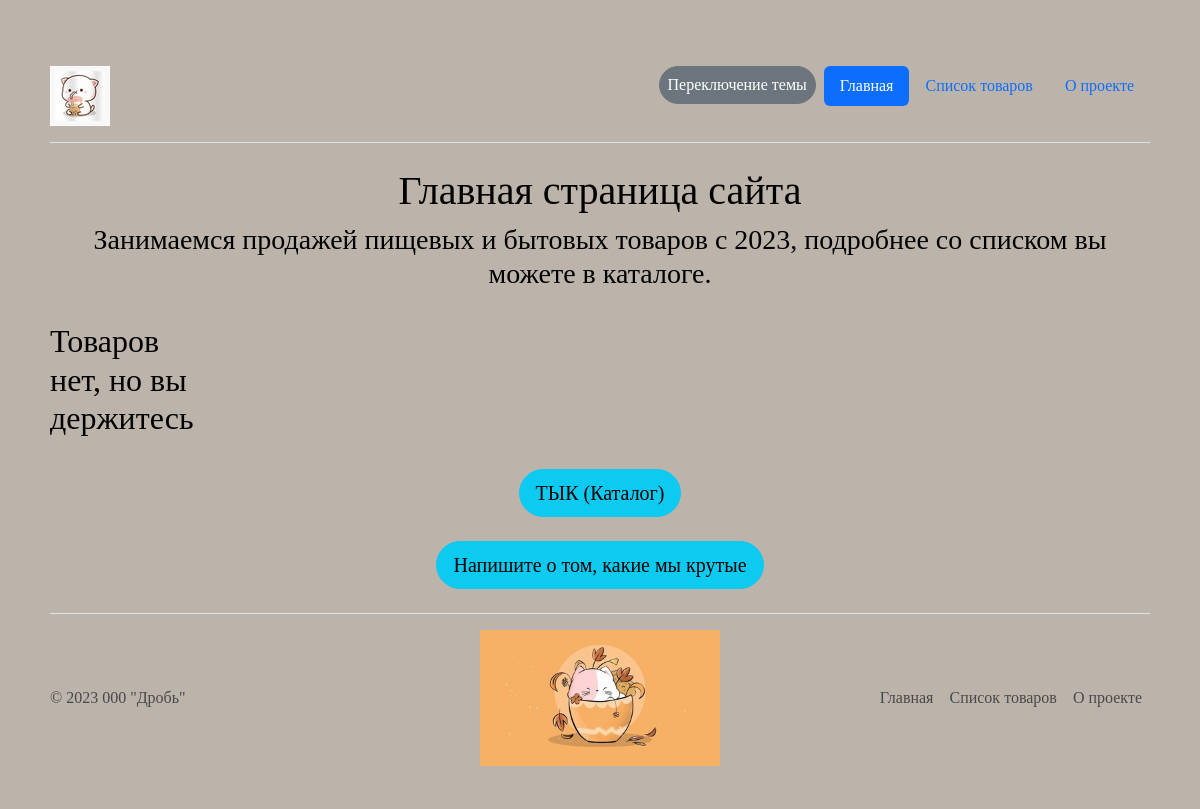
The app's page /, older data.
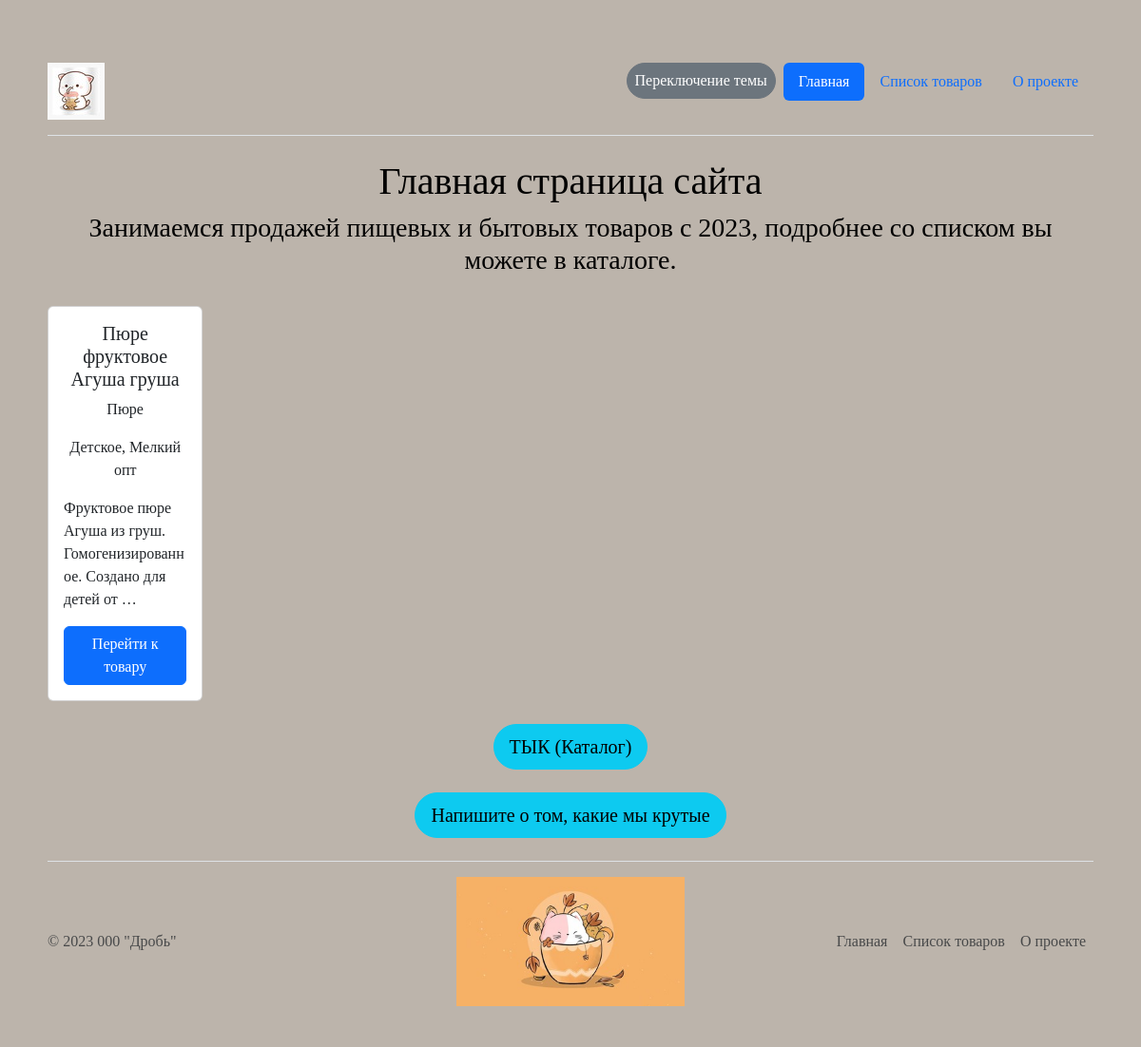
The same page, newer data.
### catalog/models.py (models this page shows, shortened)
class Item(AbstractCatalogModel):
    objects = ItemManager()
    class Meta:
        verbose_name = "товар"
        verbose_name_plural = "товары"
    text = RichTextUploadingField(
        "текст",
        help_text="Опишите товар",
        default="",
        validators=[ValidateMustContain("превосходно", "роскошно")],
    )
    category = models.ForeignKey(
        Category,
        on_delete=models.CASCADE,
        default="",
        verbose_name="категория",
        help_text="Выберите категорию",
        related_name="category",
    )
    tags = models.ManyToManyField(
        Tag,
        default="",
        verbose_name="теги",
        help_text="Добавьте теги. P.S.:",
        related_name="tags",
    )
    is_on_main = models.BooleanField(
        "на главной странице",
        help_text="Показ товара на главной странице",
        default=False,
    )

class Category(AbstractCatalogModel):
    class Meta:
        verbose_name = "категория"
        verbose_name_plural = "категории"
    slug = models.CharField(
        "слаг",
        help_text="Укажите слаг товара",
        unique=True,
        max_length=200,
        validators=[
            django.core.validators.RegexValidator("^[-_A-Za-z0-9\\s]+$"),
        ],
    )
    weight = models.IntegerField(
        "вес",
        help_text="Укажите вес товара",
        default=100,
        validators=[
            django.core.validators.MinValueValidator(1),
            django.core.validators.MaxValueValidator(32767),
        ],
    )

class Tag(AbstractCatalogModel):
    class Meta:
        verbose_name = "тег"
        verbose_name_plural = "теги"
    def __str__(self):
        return self.name
    slug = models.CharField(
        "слаг",
        help_text="Укажите слаг товара",
        unique=True,
        max_length=200,
        validators=[
            django.core.validators.RegexValidator("^[-_A-Za-z0-9\\s]+$"),
        ],
    )

### homepage/views.py (the view)
# urls.py: path("", views.home, name="home"),
def home(request):
    data = Item.objects.main_page()
    return render(request, "homepage/main.html", context={"items": data})

### catalog/models.py (called while the page is built)
    def main_page(self):
        return (
            self.get_queryset()
            .filter(is_published=True, is_on_main=True)
            .select_related("category")
            .filter(category__is_published=True)
            .order_by("name")
            .prefetch_related(
                models.Prefetch(
                    "tags",
                    queryset=Tag.objects.filter(is_published=True).only(
                        "name",
                    ),
                ),
            )
            .only("name", "text", "category__name")
        )

### templates/homepage/main.html (shortened to what this page needs)
<!DOCTYPE html>
{% extends "base.html" %}
{% block content %}
{% load static %}
  <h1 align="center">Главная страница сайта</h1>
  <div align="center">
    <h3>Занимаемся продажей пищевых и бытовых товаров с 2023, подробнее со списком вы можете в каталоге.</h3>
  </div>
  <br>
  <div class="row  row-cols-1 row-cols-md-2 row-cols-lg-4 row-cols-xl-6 g-4">
    {% for item in items %}
      {% include "includes/item_card.html" %}
    {% empty %}
      <h2>Товаров нет, но вы держитесь</h2>
    {% endfor %}
  </div>
  <br>
  <div align="center">
    <div>
      <a href="{% url 'catalog:item_list' %}">
        <button class="btn btn-lg btn-info rounded-pill px-3" type="button">ТЫК (Каталог)</button>
      </a>
    </div>
    <br>
    <div>
      <a href="{% url 'feedback:feedback' %}">
        <button class="btn btn-lg btn-info rounded-pill px-3" type="button">Напишите о том, какие мы крутые</button>
      </a>
    </div>
  </div>
{% endblock %}

### templates/base.html (shortened to what this page needs)
{% load static %}
<!DOCTYPE html>
<html lang="ru">
  <head>
    <link rel="stylesheet" href="{% static 'css/bootstrap.min.css' %}">
    <link rel="stylesheet" href="{% static 'css/base.css' %}">
  </head>
  <body>
    {% include "includes/header.html" %}
    <main>
      {% block content %} {% endblock %}
    </main>
  {% include "includes/footer.html" %}
  </body>
</html>

### templates/includes/header.html (shortened to what this page needs)
<!DOCTYPE html>
{% load static %}
{% load i18n %}
<header class="d-flex flex-wrap justify-content-center py-3 mb-4 border-bottom">
  <a href="/" class="d-flex align-items-center mb-3 mb-md-0 me-md-auto link-body-emphasis text-decoration-none">
    <img src="{%  static 'img/cat-boba-tea.jpg' %}" width="60" alt="Картинка кота, пьющего чай боба">
  </a>
  <div align="left">
    <button class="btn btn-secondary rounded-pill px-2" type="button" onclick="ToggleTheme()">Переключение темы</button>
  </div>
  {% with request.resolver_match.view_name as view_name %}
    <ul class="nav nav-pills">
      <li class="nav-item"><a href="{% url 'homepage:home' %}" class="nav-link {% if view_name == 'homepage:home' %}active{% endif %}">{% trans "Главная" %}</a></li>
      <li class="nav-item"><a href="{% url 'catalog:item_list' %}" class="nav-link {% if view_name == 'catalog:item_list' %}active{% endif %}">{% trans "Список товаров" %}</a></li>
      <li class="nav-item"><a href="{% url 'about:description' %}" class="nav-link {% if view_name == 'about:description' %}active{% endif %}">{% trans "О проекте" %}</a></li>
    </ul>
  {% endwith %}
</header>

### templates/includes/item_card.html
<!DOCTYPE html>
<div>
  <div class="col">
    <div class="card">
      <div class="card-body">
        <h5 class="card-title" align="center">{{item.name}}</h5>
        <p class="card-text" align="center">{{item.category.name}}</p>
        <p class="card-text" align="center">{{item.tags.all | join:", "}}</p>
        <p class="card-text" align="center">{{ item.text|truncatewords_html:10|safe }}</p>
        <div align="center">
          <a href="{% url 'catalog:item_detail' item_id=item.id %}" class="btn btn-primary">Перейти к товару</a>
        </div>
      </div>
    </div>
  </div>
</div>

### templates/includes/footer.html
<!DOCTYPE html>
{% load static %}
{% load i18n %}
<footer class="d-flex flex-wrap justify-content-between align-items-center py-3 my-4 border-top">
  <p class="col-md-4 mb-0 text-body-secondary"б id="yearify">&copy; {% now "Y" %} 000 "Дробь"</p>
  <a href="/" class="col-md-4 d-flex align-items-center justify-content-center mb-3 mb-md-0 me-md-auto link-body-emphasis text-decoration-none">
    <img src="{%  static 'img/cat-in-tea.jpg' %}" width="240" alt="Картинка кота в чае">
  </a>
  <ul class="nav col-md-4 justify-content-end">
    <li class="nav-item"><a href="{% url 'homepage:home' %}" class="nav-link px-2 text-body-secondary">{% trans "Главная" %}</a></li>
    <li class="nav-item"><a href="{% url 'catalog:item_list' %}" class="nav-link px-2 text-body-secondary">{% trans "Список товаров" %}</a></li>
    <li class="nav-item"><a href="{% url 'about:description' %}" class="nav-link px-2 text-body-secondary">{% trans "О проекте" %}</a></li>
  </ul>
</footer>

### static_dev/css/base.css (style rules this page uses)
body { font-family: "JBNF", "Tahoma"; padding: 50px; background-color: #bcb4ab; color: black; }

Row changes from the older to the newer data that the page shows:
added Item: name "Пюре фруктовое Агуша груша", category.name "Пюре", tags.all "Детское, Мелкий опт", text "Фруктовое пюре Агуша из груш. Гомогенизированное. Создано для детей от …"
Text that changed along with them:
text no longer shown: "Товаров нет, но вы держитесь"
